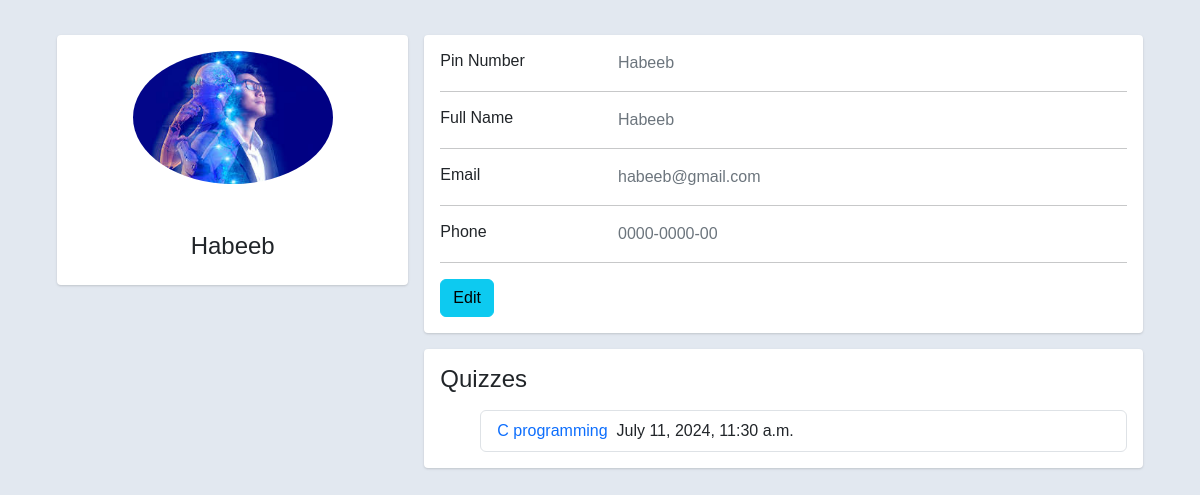
Before: /Accounts/profile-view/ (signed in) with the older database file.
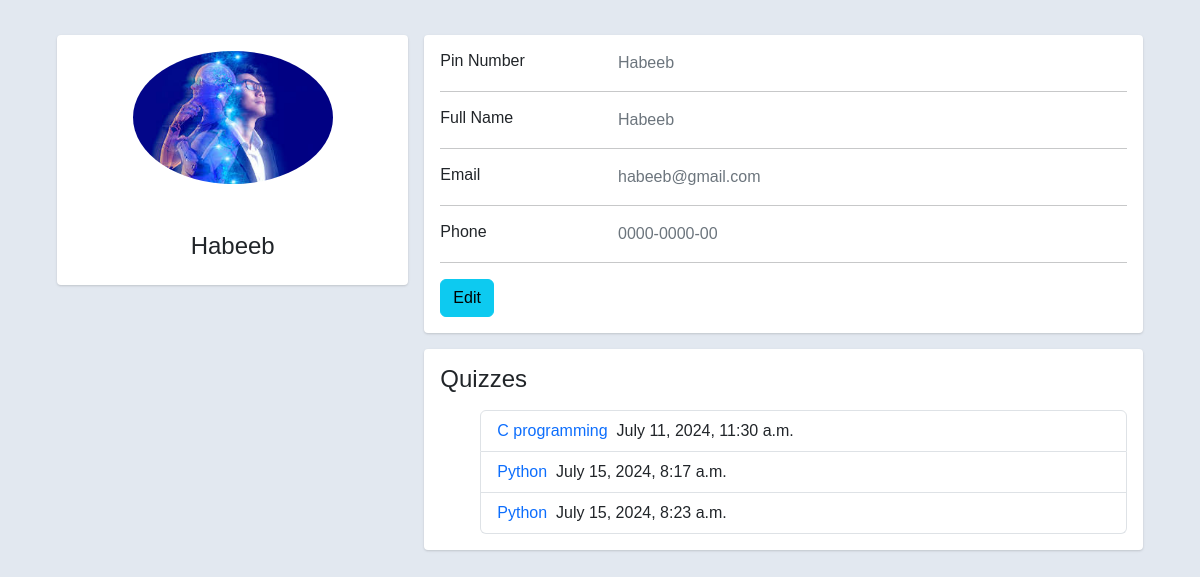
After: the same page with the newer database file.
### Accounts/models.py (models this page shows, shortened)
class Profile(models.Model):
    pin=models.OneToOneField(User,on_delete=models.CASCADE)
    phone=models.CharField(max_length=100)
    fullname=models.CharField(max_length=100)
    image=models.ImageField(upload_to='images/',default='images/avatar7.png')
    isLecturer=models.BooleanField(default=False)

### quiz/models.py (models this page shows)
class Quiz(models.Model):
    host=models.ForeignKey(User,on_delete=models.CASCADE)
    title=models.CharField(max_length=200)
    quiz_id=models.UUIDField(default=uuid.uuid4,unique=True)
    created_date=models.DateTimeField(null=True,blank=True)
    def __str__(self):
        return self.title

### Accounts/views.py (the view)
# urls.py: path('profile-view/',views.profile_view,name='profile-view'),
@login_required(login_url='/Accounts/login/')
def profile_view(request):
    user_profile = get_object_or_404(Profile, pin=request.user)
    print(user_profile.isLecturer)
    quizzes=Quiz.objects.filter(host=request.user)
    print(f"Quizzes: {quizzes}")
    if not user_profile.image:
        user_profile.image="images/avatar7.png"
    details = { 'fullname': user_profile.fullname,'image':user_profile.image,'phone':user_profile.phone,'isLecturer':user_profile.isLecturer,'quizzes':quizzes}
    return render(request, 'Accounts/profile.html', details)

### templates/Accounts/profile.html (shortened to what this page needs)
<!DOCTYPE html>
<html lang="en">
<head>
  <link href="https://cdn.jsdelivr.net/npm/bootstrap@5.3.3/dist/css/bootstrap.min.css" rel="stylesheet">
</head>
<body>
  <div class="container">
    <div class="main-body">
      <div class="row gutters-sm">
        <div class="col-md-4 mb-3">
          <div class="card">
            <div class="card-body">
              <div class="d-flex flex-column align-items-center text-center">
                <img src="/media/{{image}}" alt="Admin" class="rounded-circle" width="200">
                <div class="mt-5">
                  <h4>{{ user.username }}</h4>
                </div>
              </div>
            </div>
          </div>
        </div>
        <div class="col-md-8">
          <div class="card mb-3">
            <div class="card-body">
              <div class="row">
                <div class="col-sm-3">
                  <h6 class="mb-0">Pin Number</h6>
                </div>
                <div class="col-sm-9 text-secondary">
                  {{ user }}
                </div>
              </div>
              <hr>
              <div class="row">
                <div class="col-sm-3">
                  <h6 class="mb-0">Full Name</h6>
                </div>
                <div class="col-sm-9 text-secondary">
                  {{ fullname }}
                </div>
              </div>
              <hr>
              <div class="row">
                <div class="col-sm-3">
                  <h6 class="mb-0">Email</h6>
                </div>
                <div class="col-sm-9 text-secondary">
                  {{ user.email }}
                </div>
              </div>
              <hr>
              <div class="row">
                <div class="col-sm-3">
                  <h6 class="mb-0">Phone</h6>
                </div>
                <div class="col-sm-9 text-secondary">
                  {{ phone }}
                </div>
              </div>
              <hr>
              <div class="row">
                <div class="col-sm-12">
                  <a class="btn btn-info" href="../profile-update">Edit</a>
                </div>
              </div>
            </div>
          </div>
          {% if isLecturer %}
          <div class="card mb-3">
            <div class="card-body">
              <h4 class="mb-3">Quizzes</h4>
              <ul class="list-group">
                {% for quiz in quizzes %}
                <li class="list-group-item">
                    <a href="/quiz/{{quiz.quiz_id}}">{{quiz.title}}</a>&nbsp&nbsp<span class="created-date">{{quiz.created_date}}</span>
                </li>
                {% endfor %}
              </ul>
            </div>
          </div>
          {% endif %}
        </div>
      </div>
    </div>
  </div>
</body>
</html>

### templates/Accounts/profile.html (style rules this page uses)
* { padding: 0; margin: 0; box-sizing: border-box; font-family: 'Gill Sans', 'Gill Sans MT', Calibri, 'Trebuchet MS', sans-serif; }
body { margin-top: 20px; color: #1a202c; text-align: left; background-color: #e2e8f0; }
.main-body { padding: 15px; }
.card { box-shadow: 0 1px 3px 0 rgba(0,0,0,.1), 0 1px 2px 0 rgba(0,0,0,.06); position: relative; display: flex; flex-direction: column; min-width: 0; word-wrap: break-word; background-color: #fff; background-clip: border-box; border: 0 solid rgba(0,0,0,.125); border-radius: .25rem; }
.card-body { flex: 1 1 auto; min-height: 1px; padding: 1rem; max-height: 1000px; }
.gutters-sm { margin-right: -8px; margin-left: -8px; }
.gutters-sm>.col, .gutters-sm>[class*=col-] { padding-right: 8px; padding-left: 8px; }
.mb-3, .my-3 { margin-bottom: 1rem!important; }
.list-group-item { list-style: decimal; margin-left: 40px; }
a { text-decoration: none; }

Changed rows visible on the page:
added Quiz: title "Python", created_date "July 15, 2024, 8:17 a.m."
added Quiz: title "Python", created_date "July 15, 2024, 8:23 a.m."
